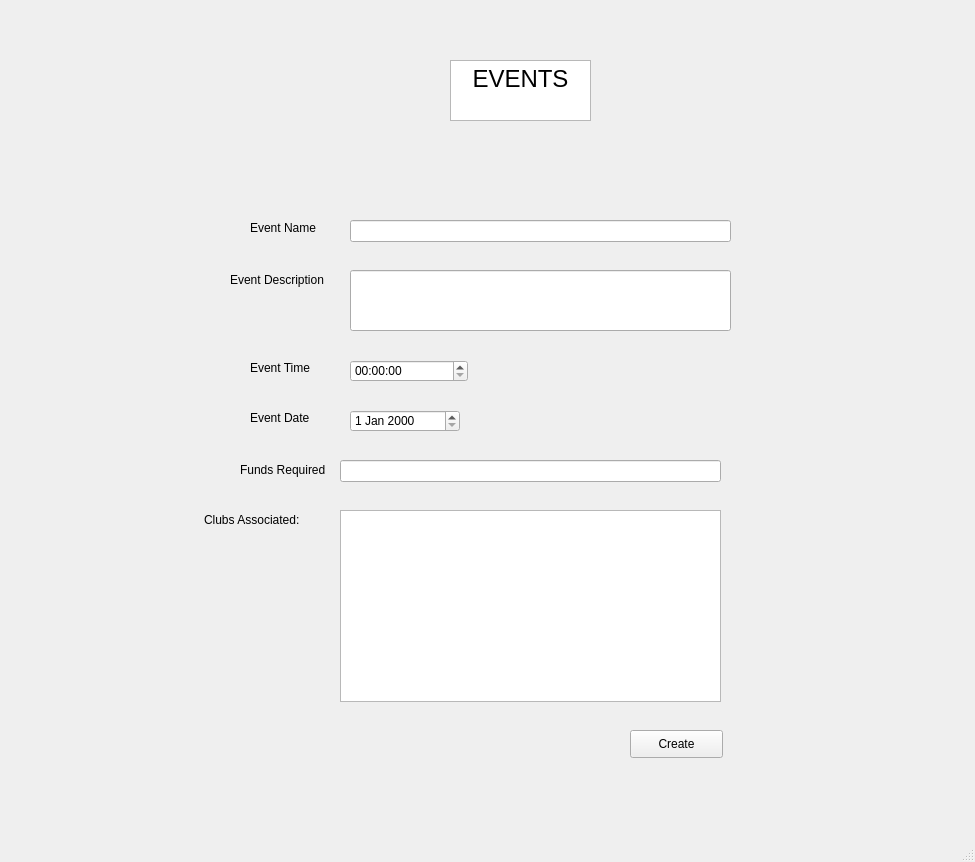
<?xml version="1.0" encoding="UTF-8"?>
<ui version="4.0">
 <class>MainWindow</class>
 <widget class="QMainWindow" name="MainWindow">
  <property name="geometry">
   <rect>
    <x>0</x>
    <y>0</y>
    <width>975</width>
    <height>862</height>
   </rect>
  </property>
  <property name="windowTitle">
   <string>MainWindow</string>
  </property>
  <widget class="QWidget" name="centralwidget">
   <widget class="QTextEdit" name="textEdit">
    <property name="geometry">
     <rect>
      <x>450</x>
      <y>60</y>
      <width>141</width>
      <height>61</height>
     </rect>
    </property>
    <property name="readOnly">
     <bool>true</bool>
    </property>
    <property name="html">
     <string>&lt;!DOCTYPE HTML PUBLIC &quot;-//W3C//DTD HTML 4.0//EN&quot; &quot;http://www.w3.org/TR/REC-html40/strict.dtd&quot;&gt;
&lt;html&gt;&lt;head&gt;&lt;meta name=&quot;qrichtext&quot; content=&quot;1&quot; /&gt;&lt;style type=&quot;text/css&quot;&gt;
p, li { white-space: pre-wrap; }
&lt;/style&gt;&lt;/head&gt;&lt;body style=&quot; font-family:'MS Shell Dlg 2'; font-size:7.8pt; font-weight:400; font-style:normal;&quot;&gt;
&lt;p align=&quot;center&quot; style=&quot; margin-top:0px; margin-bottom:0px; margin-left:0px; margin-right:0px; -qt-block-indent:0; text-indent:0px;&quot;&gt;&lt;span style=&quot; font-size:18pt;&quot;&gt;EVENTS&lt;/span&gt;&lt;/p&gt;&lt;/body&gt;&lt;/html&gt;</string>
    </property>
   </widget>
   <widget class="QLabel" name="label">
    <property name="geometry">
     <rect>
      <x>250</x>
      <y>220</y>
      <width>81</width>
      <height>16</height>
     </rect>
    </property>
    <property name="text">
     <string>Event Name</string>
    </property>
   </widget>
   <widget class="QLineEdit" name="EventNameLine">
    <property name="geometry">
     <rect>
      <x>350</x>
      <y>220</y>
      <width>381</width>
      <height>22</height>
     </rect>
    </property>
   </widget>
   <widget class="QLineEdit" name="EventDescriptionLine">
    <property name="geometry">
     <rect>
      <x>350</x>
      <y>270</y>
      <width>381</width>
      <height>61</height>
     </rect>
    </property>
   </widget>
   <widget class="QLabel" name="label_2">
    <property name="geometry">
     <rect>
      <x>230</x>
      <y>270</y>
      <width>101</width>
      <height>20</height>
     </rect>
    </property>
    <property name="text">
     <string>Event Description</string>
    </property>
   </widget>
   <widget class="QLabel" name="label_3">
    <property name="geometry">
     <rect>
      <x>250</x>
      <y>360</y>
      <width>81</width>
      <height>16</height>
     </rect>
    </property>
    <property name="text">
     <string>Event Time</string>
    </property>
   </widget>
   <widget class="QLabel" name="label_4">
    <property name="geometry">
     <rect>
      <x>250</x>
      <y>410</y>
      <width>81</width>
      <height>16</height>
     </rect>
    </property>
    <property name="text">
     <string>Event Date</string>
    </property>
   </widget>
   <widget class="QTimeEdit" name="EventTimeLine">
    <property name="geometry">
     <rect>
      <x>350</x>
      <y>360</y>
      <width>118</width>
      <height>22</height>
     </rect>
    </property>
   </widget>
   <widget class="QDateEdit" name="EventDateLine">
    <property name="geometry">
     <rect>
      <x>350</x>
      <y>410</y>
      <width>110</width>
      <height>22</height>
     </rect>
    </property>
   </widget>
   <widget class="QLabel" name="label_5">
    <property name="geometry">
     <rect>
      <x>204</x>
      <y>510</y>
      <width>101</width>
      <height>20</height>
     </rect>
    </property>
    <property name="text">
     <string>Clubs Associated:</string>
    </property>
   </widget>
   <widget class="QListWidget" name="listWidget">
    <property name="geometry">
     <rect>
      <x>340</x>
      <y>510</y>
      <width>381</width>
      <height>192</height>
     </rect>
    </property>
   </widget>
   <widget class="QPushButton" name="CreateButton">
    <property name="geometry">
     <rect>
      <x>630</x>
      <y>730</y>
      <width>93</width>
      <height>28</height>
     </rect>
    </property>
    <property name="text">
     <string>Create</string>
    </property>
   </widget>
   <widget class="QLabel" name="label_6">
    <property name="geometry">
     <rect>
      <x>240</x>
      <y>460</y>
      <width>91</width>
      <height>20</height>
     </rect>
    </property>
    <property name="text">
     <string>Funds Required</string>
    </property>
   </widget>
   <widget class="QLineEdit" name="FundsLine">
    <property name="geometry">
     <rect>
      <x>340</x>
      <y>460</y>
      <width>381</width>
      <height>22</height>
     </rect>
    </property>
   </widget>
  </widget>
  <widget class="QMenuBar" name="menubar">
   <property name="geometry">
    <rect>
     <x>0</x>
     <y>0</y>
     <width>975</width>
     <height>26</height>
    </rect>
   </property>
  </widget>
  <widget class="QStatusBar" name="statusbar"/>
 </widget>
 <resources/>
 <connections/>
</ui>
